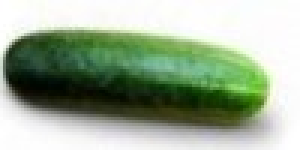
#> input picture Numpy/pepino.jpg, 100 x 50 px (shown 3 times larger); its folder holds 2 pictures in this run
$ python soImpulsiu.py
#> lines starting #> are read from the running program, lines starting #| are printed output that depends on the picture; after the words box and inside, x2 and y2 are one past the last pixel; in counts of white or black regions, pixels touching at a corner belong together
from PIL import Image
import numpy as np
import matplotlib.pyplot as plt
import random
import os
from pathlib import Path

# Funció exercici 2.
def deteccioSoroll(imatgeContaminada, m, w, k):
    pass

# Funció exercici 1.
def obrirImatge(nomArxiu, percentatge=5):
#> called with nomArxiu = 'Numpy/pepino.jpg', percentatge = 5
    contador=0
    # Abrimos imagen, utilizamos la libreria PIL.
    imagenOriginal = Image.open(nomArxiu)
#> imagenOriginal is the input picture: PIL image 100x50 RGB; mean R, G, B 157.6, 173.8, 150.9

    # Convertimos la imagen a una matriz tridimensional
    matriu_imagenOriginal = np.array(imagenOriginal)

    # Creamos una copia de la imagen original donde aplicaremos el ruido
    matriu_corrupta = matriu_imagenOriginal.copy()

    # Imprimimos dimensiones de la imagen
    print(f"Imatge {nomArxiu} de dimensions {matriu_imagenOriginal.shape}")
#| Imatge Numpy/pepino.jpg de dimensions (50, 100, 3)

    # Obtenemos dimensiones de la imagen
    alt, ample, profunditatColor = matriu_imagenOriginal.shape
#> alt = 50; ample = 100; profunditatColor = 3

    # Contaminamos toda la imagen excepto los bordes
    for i in range(1, alt - 1):
        for j in range(1, ample - 1):
            # Con un 5% de probabilidad, alteramos el píxel
            if random.randint(1, 100) < percentatge:
                contador += 1
                r = random.randint(1, 100)

                # Determinamos el valor a usar (0 o 255)
                extrem = 0 if r % 2 == 0 else 255

                if r < 10:
                    matriu_corrupta[i, j] = [extrem, extrem, extrem]
                elif r < 40:
                    matriu_corrupta[i, j, 0] = extrem
                elif r < 70:
                    matriu_corrupta[i, j, 1] = extrem
                else:
                    matriu_corrupta[i, j, 2] = extrem
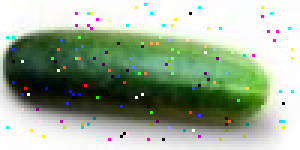
#> matriu_corrupta: shape (50, 100, 3) (shown 3 times larger); 3.88% of pixels changed, all inside (x1, y1, x2, y2) = (2, 1, 98, 49)
#> after the loop, contador = 200

    print(f"Píxeles contaminados: {contador}")
#| Píxeles contaminados: 200

    # Mostramos la imagen contaminada
    plt.imshow(matriu_corrupta)
    plt.axis('off')
    plt.show()

    # Convertimos la matriz con ruido a imagen PIL
    imagen_corrupta = Image.fromarray(matriu_corrupta)

    # Creamos el nombre final para la imagen guardada
    nomSenseExtensio = Path(nomArxiu).stem
    nombre_final = f"{nomSenseExtensio}_{percentatge}.png"

    # Guardamos la imagen en el directorio donde se ejecuta el programa
    ruta_guardado = os.path.join(os.path.dirname(__file__), nombre_final)
    imagen_corrupta.save(ruta_guardado)
    print(f"Imatge contaminada guardada com: {ruta_guardado}")

if __name__ == "__main__":
    directorio_actual = os.path.dirname(__file__)
    archivo = os.path.join(directorio_actual, "pepino.jpg")
    obrirImatge(archivo, percentatge=5)
